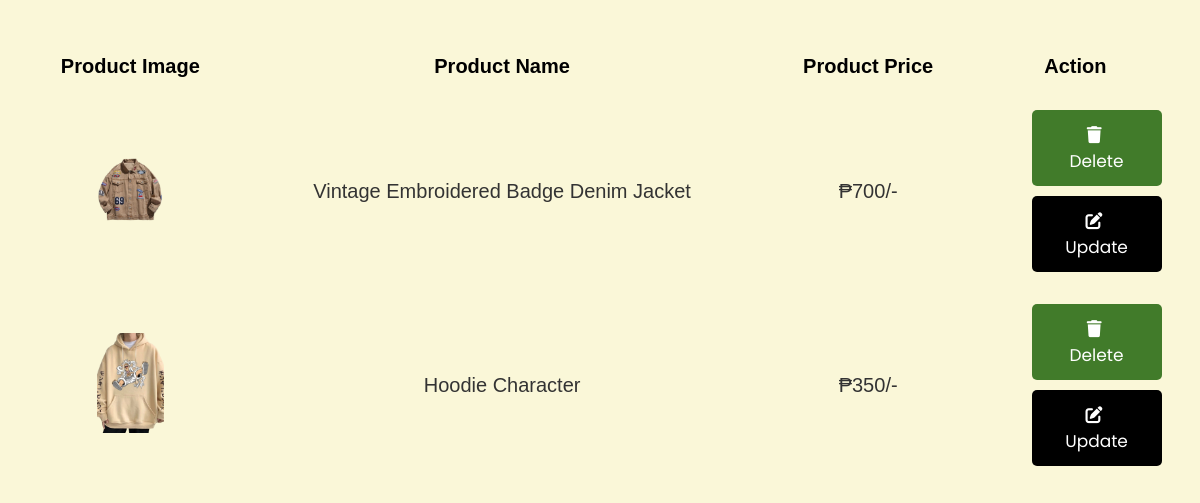
/admin.php (lower part), run on an earlier commit of the app's database.
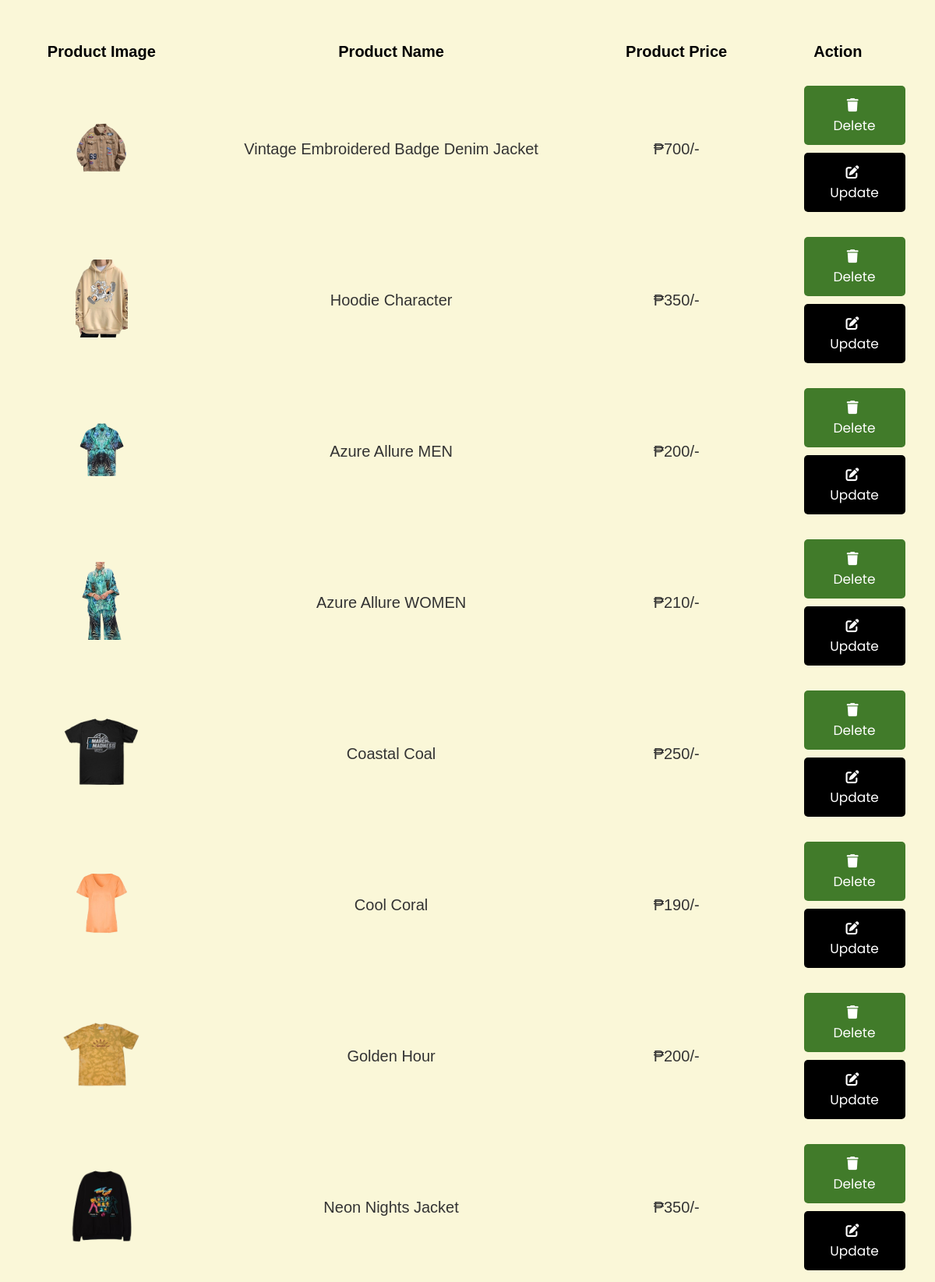
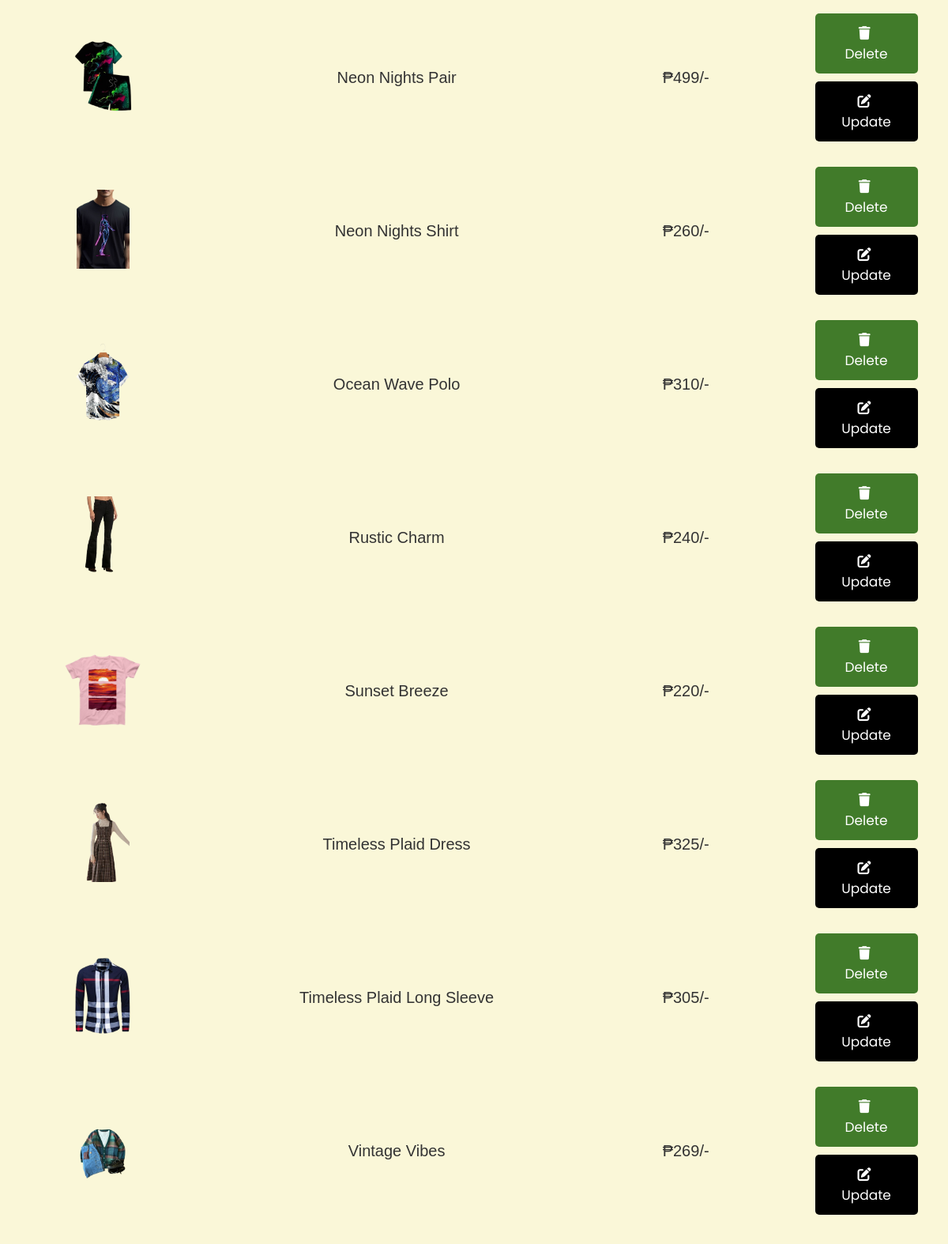
And on a later commit of the database (2 pictures, top to bottom).
### tables this page shows
CREATE TABLE `products` (
  `id` int(255) NOT NULL,
  `name` varchar(255) NOT NULL,
  `price` varchar(255) NOT NULL,
  `image` varchar(255) NOT NULL
);

### admin.php (the view, shortened to what this page needs)
<?php
@include 'config.php';
?>
<!DOCTYPE html>
<html lang="en">
<head>
   <link rel="stylesheet" href="https://cdnjs.cloudflare.com/ajax/libs/font-awesome/6.0.0/css/all.min.css">
   <link rel="stylesheet" href="css/style.css">
</head>
<body>
<div class="container">
<section>
</section>
<section class="display-product-table">
   <table>
      <thead>
         <th>product image</th>
         <th>product name</th>
         <th>product price</th>
         <th>action</th>
      </thead>
      <tbody>
         <?php
            $select_products = mysqli_query($conn, "SELECT * FROM `products`");
            if(mysqli_num_rows($select_products) > 0){
               while($row = mysqli_fetch_assoc($select_products)){
         ?>
         <tr>
            <td><img src="uploaded_img/<?php echo $row['image']; ?>" height="100" alt=""></td>
            <td><?php echo $row['name']; ?></td>
            <td>₱<?php echo $row['price']; ?>/-</td>
            <td>
               <a href="admin.php?delete=<?php echo $row['id']; ?>" class="delete-btn" onclick="return confirm('are your sure you want to delete this?');"> <i class="fas fa-trash"></i> delete </a>
               <a href="admin.php?edit=<?php echo $row['id']; ?>" class="option-btn"> <i class="fas fa-edit"></i> update </a>
            </td>
         </tr>
         <?php
            };
            }else{
               echo "<div class='empty'>no product added</div>";
            };
         ?>
      </tbody>
   </table>
</section>
</div>
</body>
</html>

What changed in the data, as far as the page shows it:
added products: image (picture), name "Azure Allure MEN", price "200"
added products: image (picture), name "Azure Allure WOMEN", price "210"
added products: image (picture), name "Coastal Coal", price "250"
added products: image (picture), name "Cool Coral", price "190"
added products: image (picture), name "Golden Hour", price "200"
added products: image (picture), name "Neon Nights Jacket", price "350"
added products: image (picture), name "Neon Nights Pair", price "499"
added products: image (picture), name "Neon Nights Shirt", price "260"
added products: image (picture), name "Ocean Wave Polo", price "310"
added products: image (picture), name "Rustic Charm", price "240"
added products: image (picture), name "Sunset Breeze", price "220"
added products: image (picture), name "Timeless Plaid Dress", price "325"
added products: image (picture), name "Timeless Plaid Long Sleeve", price "305"
added products: image (picture), name "Vintage Vibes", price "269"
